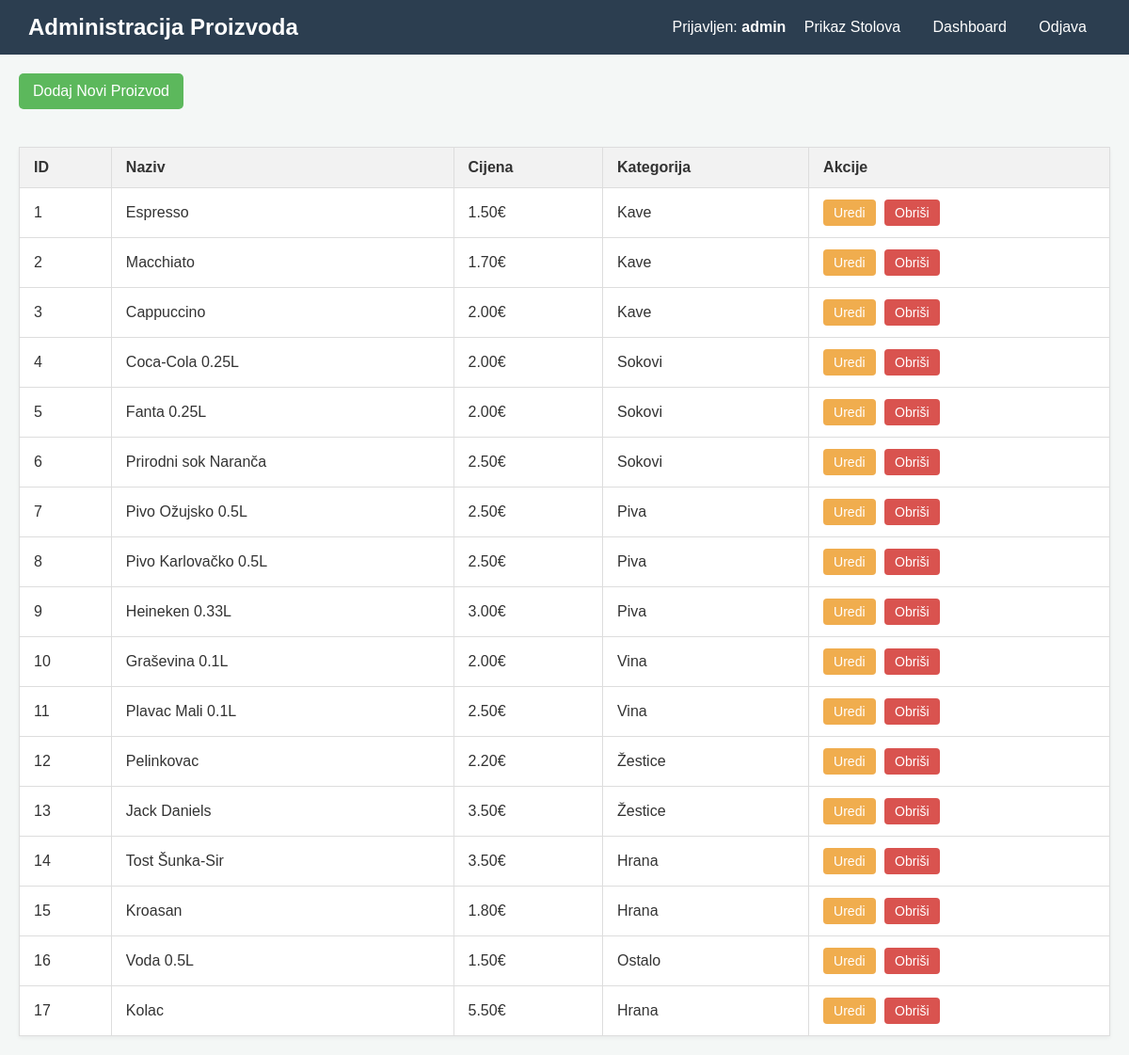
The page /admin/products (signed in) on the database its author committed.
### models.py (models this page shows, shortened)
class User(UserMixin, db.Model):
    __tablename__ = 'users'
    id = db.Column(db.Integer, primary_key=True)
    username = db.Column(db.String(80), unique=True, nullable=False)
    role = db.Column(db.String(20), nullable=False, default='konobar')
    password_hash = db.Column(db.String(128), nullable=False)
    def is_admin(self):
        return self.role == 'admin'

class Product(db.Model):
    __tablename__ = 'products'
    id = db.Column(db.Integer, primary_key=True)
    name = db.Column(db.String(120), nullable=False)
    price = db.Column(db.Float, nullable=False)
    category_id = db.Column(db.Integer, db.ForeignKey('categories.id'), nullable=False)

class Category(db.Model):
    __tablename__ = 'categories'
    id = db.Column(db.Integer, primary_key=True)
    name = db.Column(db.String(80), unique=True, nullable=False)
    products = db.relationship('Product', backref='category_ref', lazy=True)

### app.py (the view)
@app.route('/admin/products')
@login_required
@admin_required
def admin_products():
    products = Product.query.order_by(Product.id).all()
    return render_template('admin_products.html', products=products)

### app.py (called while the page is built)
@login_manager.user_loader
def load_user(user_id):
    return User.query.get(int(user_id))

def admin_required(f):
    @wraps(f)
    def decorated_function(*args, **kwargs):
        if not current_user.is_authenticated or not current_user.is_admin():
            flash("Nemate ovlasti za pristup ovoj stranici.", "error")
            return redirect(url_for('blagajna'))
        return f(*args, **kwargs)
    return decorated_function

### templates/admin_products.html (shortened to what this page needs)
<!DOCTYPE html>
<html lang="hr">
<head>
    <link rel="stylesheet" href="{{ url_for('static', filename='dashboard.css') }}">
    <link rel="stylesheet" href="{{ url_for('static', filename='admin.css') }}">
</head>
<body>
    <nav class="navbar">
    <h1>Administracija Proizvoda</h1>
    <div>
        <span>Prijavljen: <strong>{{ current_user.username }}</strong></span>
        <a href="{{ url_for('tables') }}">Prikaz Stolova</a>  <a href="{{ url_for('dashboard') }}">Dashboard</a>
        <a href="{{ url_for('logout') }}">Odjava</a>
    </div>
</nav>
    <div class="container">
        <a href="{{ url_for('add_product') }}" class="actions btn-add">Dodaj Novi Proizvod</a>
        <table>
            <thead>
                <tr>
                    <th>ID</th>
                    <th>Naziv</th>
                    <th>Cijena</th>
                    <th>Kategorija</th>
                    <th>Akcije</th>
                </tr>
            </thead>
            <tbody>
                {% for product in products %}
                <tr>
                    <td>{{ product.id }}</td>
                    <td>{{ product.name }}</td>
                    <td>{{ "%.2f€"|format(product.price) }}</td>
                    <td>{{ product.category_ref.name }}</td>
                    <td class="actions">
                        <a href="{{ url_for('edit_product', product_id=product.id) }}" class="btn-edit">Uredi</a>
                        <form action="{{ url_for('delete_product', product_id=product.id) }}" method="POST" style="display:inline;" onsubmit="return confirm('Jeste li sigurni da želite obrisati ovaj proizvod?');">
                            <button type="submit" class="btn-delete">Obriši</button>
                        </form>
                    </td>
                </tr>
                {% else %}
                <tr>
                    <td colspan="5">Nema proizvoda u bazi.</td>
                </tr>
                {% endfor %}
            </tbody>
        </table>
    </div>
</body>
</html>

### static/dashboard.css (style rules this page uses)
body { font-family: Arial, sans-serif; margin: 0; padding: 0; background-color: #f4f7f6; color: #333; }
.navbar { background-color: #2c3e50; color: white; padding: 15px 30px; display: flex; justify-content: space-between; align-items: center; }
.navbar h1 { margin: 0; font-size: 1.5em; }
.navbar a { color: white; text-decoration: none; padding: 8px 15px; border-radius: 5px; transition: background-color 0.3s; }
.container { padding: 20px; }

### static/admin.css (style rules this page uses)
body { font-family: Arial, sans-serif; margin: 0; padding: 0; background-color: #f4f7f6; color: #333; }
.container { max-width: 1200px; margin: 20px auto; padding: 0 20px; }
.navbar { background-color: #2c3e50; color: white; padding: 15px 30px; display: flex; justify-content: space-between; align-items: center; }
.navbar h1 { margin: 0; font-size: 1.5em; }
.navbar a { color: white; text-decoration: none; padding: 8px 15px; border-radius: 5px; transition: background-color 0.3s; }
table { width: 100%; border-collapse: collapse; margin-top: 20px; background-color: #fff; box-shadow: 0 2px 4px rgba(0,0,0,0.05); }
th, td { padding: 12px 15px; border: 1px solid #ddd; text-align: left; }
th { background-color: #f2f2f2; font-weight: bold; }
.actions a, .actions button { margin-right: 5px; text-decoration: none; padding: 5px 10px; border-radius: 4px; border: 1px solid transparent; color: white; font-size: 14px; }
.btn-add { background-color: #5cb85c; display: inline-block; margin-bottom: 20px; padding: 10px 15px; text-decoration: none; border-radius: 5px; color: white; }
.btn-edit { background-color: #f0ad4e; }
.btn-delete { background-color: #d9534f; border: none; cursor: pointer; }

### rows shown on the page
User: username "admin"
Product: id "1", name "Espresso", price "1.50€", category_ref.name "Kave"
Product: id "2", name "Macchiato", price "1.70€", category_ref.name "Kave"
Product: id "3", name "Cappuccino", price "2.00€", category_ref.name "Kave"
Product: id "4", name "Coca-Cola 0.25L", price "2.00€", category_ref.name "Sokovi"
Product: id "5", name "Fanta 0.25L", price "2.00€", category_ref.name "Sokovi"
Product: id "6", name "Prirodni sok Naranča", price "2.50€", category_ref.name "Sokovi"
Product: id "7", name "Pivo Ožujsko 0.5L", price "2.50€", category_ref.name "Piva"
Product: id "8", name "Pivo Karlovačko 0.5L", price "2.50€", category_ref.name "Piva"
Product: id "9", name "Heineken 0.33L", price "3.00€", category_ref.name "Piva"
Product: id "10", name "Graševina 0.1L", price "2.00€", category_ref.name "Vina"
Product: id "11", name "Plavac Mali 0.1L", price "2.50€", category_ref.name "Vina"
Product: id "12", name "Pelinkovac", price "2.20€", category_ref.name "Žestice"
Product: id "13", name "Jack Daniels", price "3.50€", category_ref.name "Žestice"
Product: id "14", name "Tost Šunka-Sir", price "3.50€", category_ref.name "Hrana"
Product: id "15", name "Kroasan", price "1.80€", category_ref.name "Hrana"
Product: id "16", name "Voda 0.5L", price "1.50€", category_ref.name "Ostalo"
Product: id "17", name "Kolac", price "5.50€", category_ref.name "Hrana"
